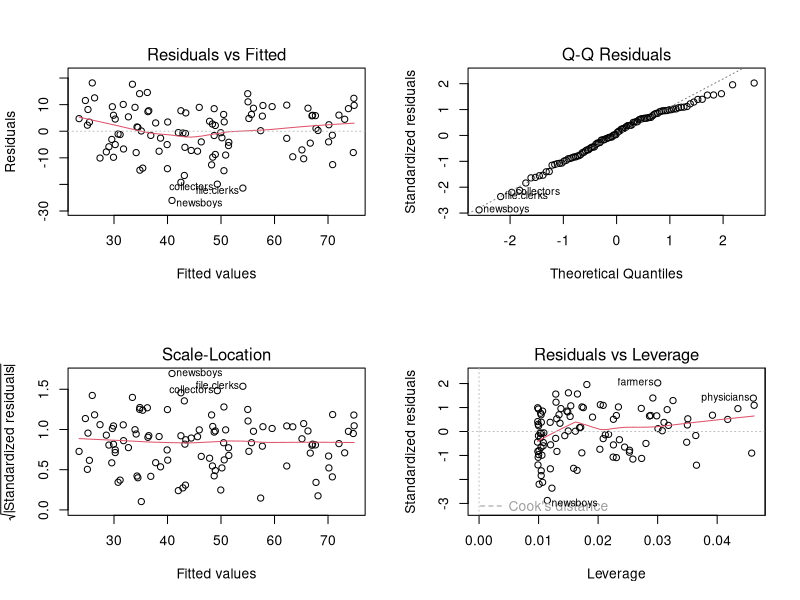
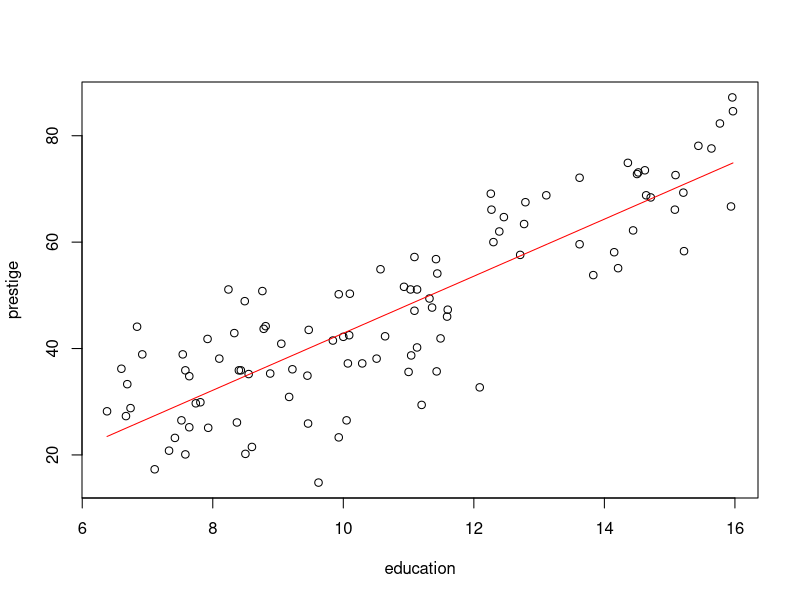

Reproduce these figures in R, in order.
# Load the Prestige dataset
prestige = read.table("prestige.tab",
                      header=TRUE,
                      sep="\t",
                      stringsAsFactors=TRUE)

# Carry out linear regression on the dataset, with prestige as
# the dependent variable, and education as the explanatory
# variable
model = lm(prestige ~ education, data=prestige)

# Show diagnostic graphics for the regression model
par(mfrow=c(2,2))
plot(model)
par(mfrow=c(1,1))

# Plot fitted regression curve on the data
plot(prestige ~ education, data=prestige)
lines(sort(prestige$education),
      fitted(model)[order(prestige$education)],
      col="red")